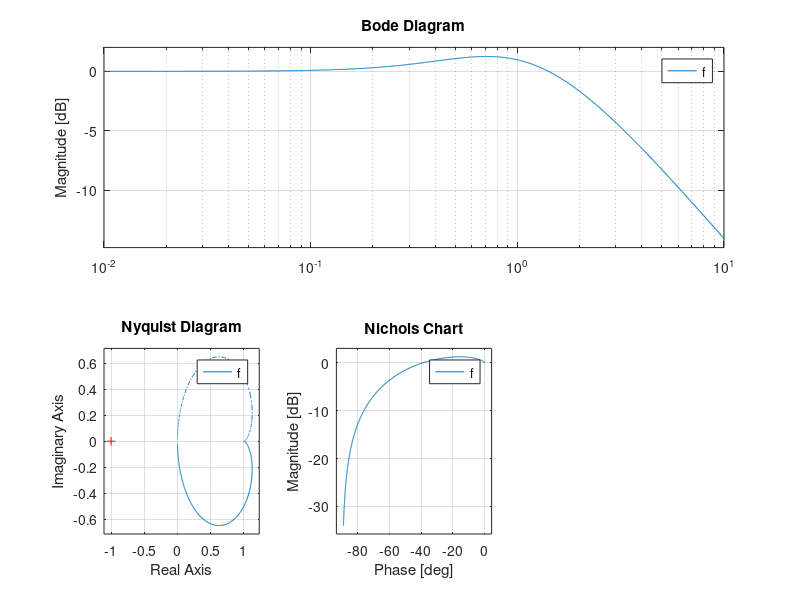

This figure's MATLAB source:
clear all 
clc
f=tf([2 1],[1 2 1])
f2 = zpk([-1/2],[-1 -1],2);
subplot(2,3,1);
step(f);
subplot(2,3,2);
impulse(f);
subplot(2,3,3);
bode(f);
subplot(2,3,4);
nyquist(f);
subplot(2,3,5);
nichols(f);
